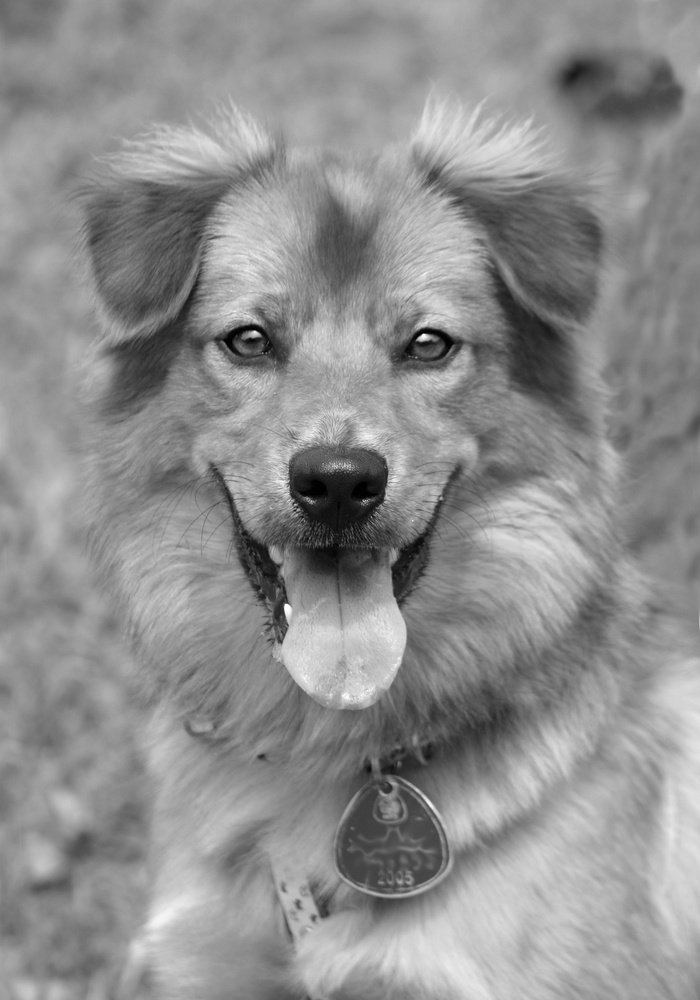
%> input picture Lab 4/2.jpg, 700 x 1000 px, shrunk from 2082 x 2975 before the run
$ octave Q1A.m   (GNU Octave 9; MATLAB toolbox functions it lacks are replaced by stand-ins)
%> lines starting %> are read from the running program, lines starting %| are printed output that depends on the picture
clear
I = imread('2.jpg');
%> I is the input picture: size 1000x700x3 uint8; min 0, max 255, mean 142.6
I = rgb2gray(I);
%> I: size 1000x700 uint8
alpha = [0.2,0.3,0.4,1,2,12];
A = 2;
for i = 1:size(alpha,2)
    I1 = A*(double(I).^alpha(i));
    M = max(I1,[],'all');
    m = min(I1,[],'all');
    subplot(2,3,i);
    imshow(I1,[]);
    title('alpha = '+string(alpha(i)));
end
%> this loop made 6 passes
%> M on passes 1 to 6: 6.06, 10.54, 18.35, 510, 130050, 1.51e+29
%> pass 1, `I1 = A*(double(I).^alpha(i));`:
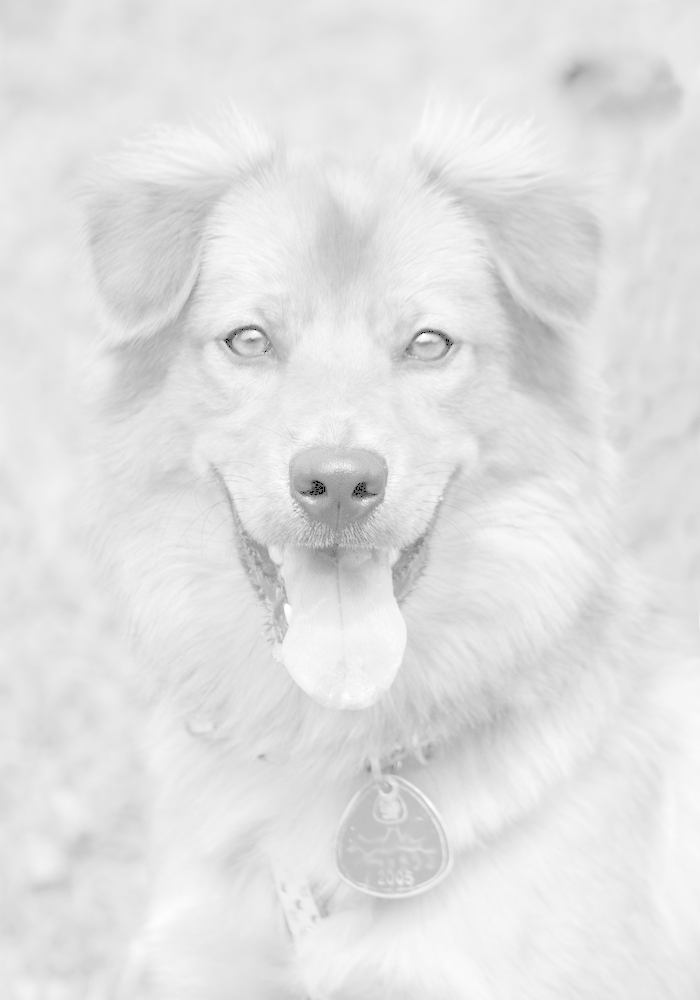
%> I1: size 1000x700 double; min 0, max 6.06, mean 5.35; drawn with min black and max white
%> pass 2, `I1 = A*(double(I).^alpha(i));`:
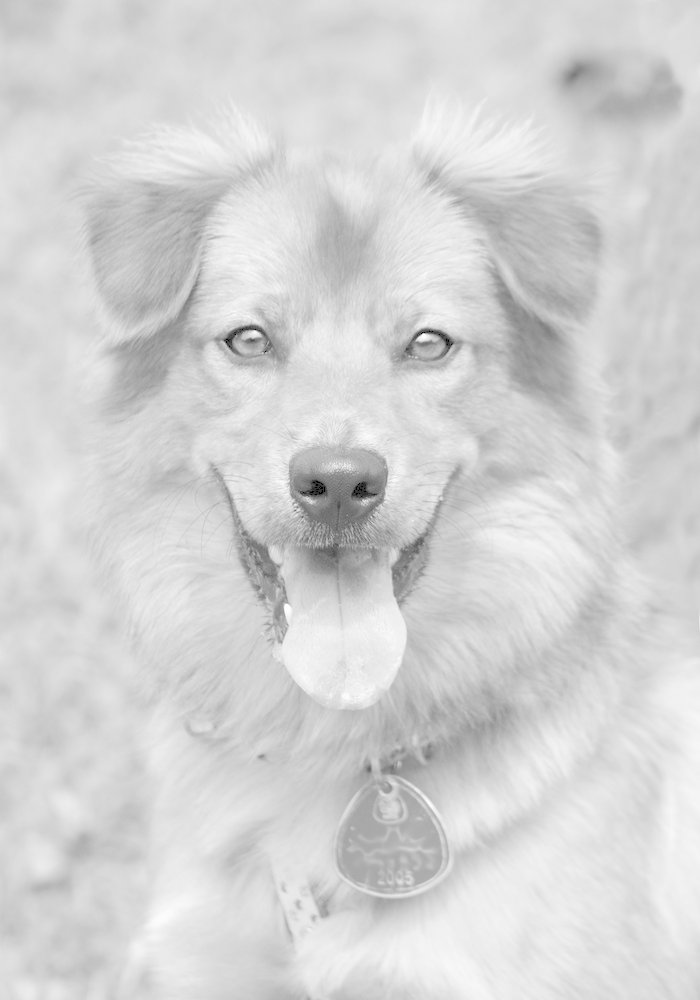
%> I1: size 1000x700 double; min 0, max 10.54, mean 8.77; drawn with min black and max white
%> pass 3, `I1 = A*(double(I).^alpha(i));`:
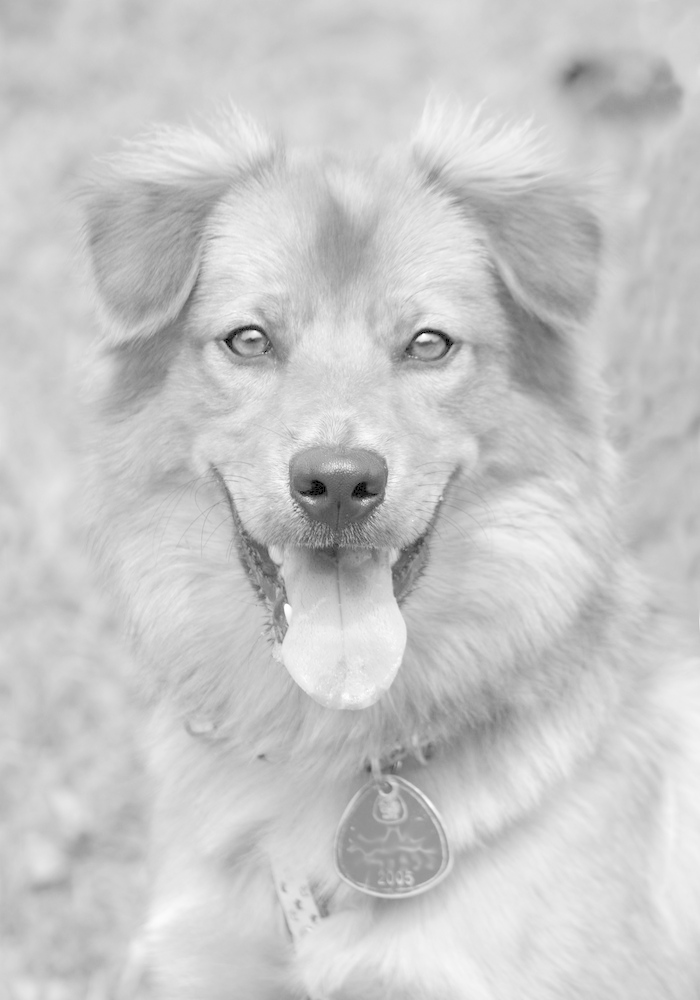
%> I1: size 1000x700 double; min 0, max 18.35, mean 14.39; drawn with min black and max white
%> after the loop:
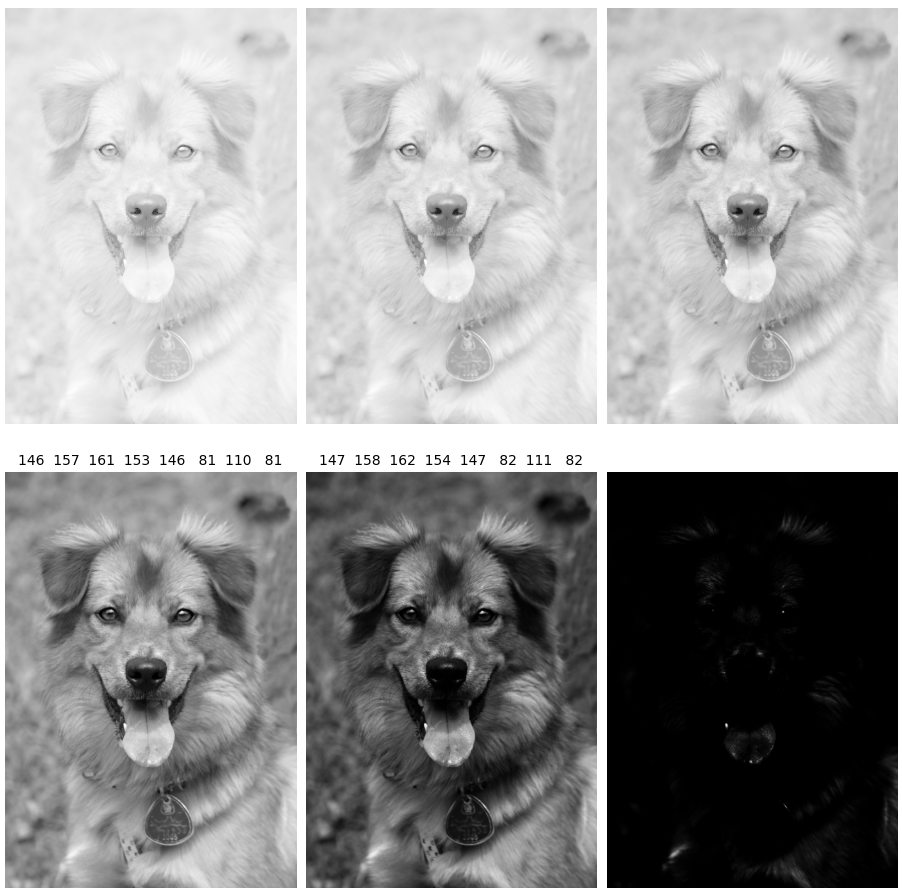
%> figure redrawn from the program's plot data, 6 panels
